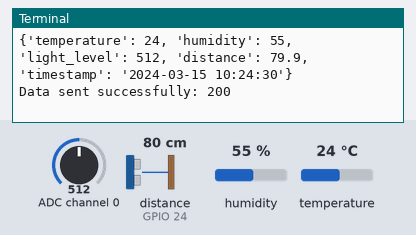
Recording of a program running on a simulated Raspberry Pi (BCM pin numbers). Shown: the last lines printed to the terminal. The inputs (shaded band) are chosen by the test bench; at power-on: distance to the obstacle (sensor on GPIO 24) 80 cm, humidity 55 %, ADC channel 0 = 512, temperature 24 °C (analog values on the 0–1023 scale). The echo pulse lasts 58.3 µs per cm; the clock reads 2024-03-15 10:24:30 at power-on unless the program sets it; system figures (address, load, memory, disk, uptime) are fixed made-up values; web requests get an empty 200 reply after 0.4 s.

Above: at 1.2 s.
1.3 s: distance to the obstacle (sensor on GPIO 24) set to 2 cm
At 6.17 s:
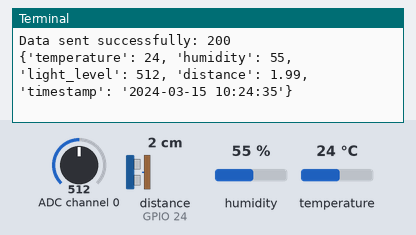
7.6 s: humidity set to 22 %
At 13.1 s:
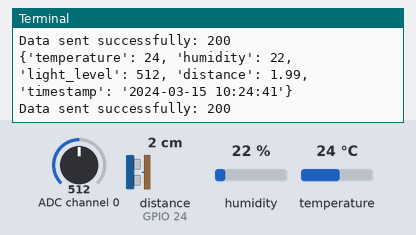
13.9 s: ADC channel 0 set to 716
At 18.2 s:
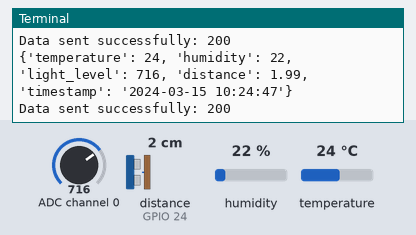
20.2 s: temperature set to 12 °C
At 24.5 s:
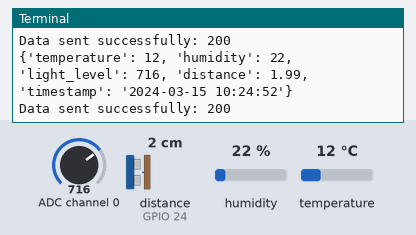
26.5 s: distance to the obstacle (sensor on GPIO 24) set to 4 cm
At 29.6 s:
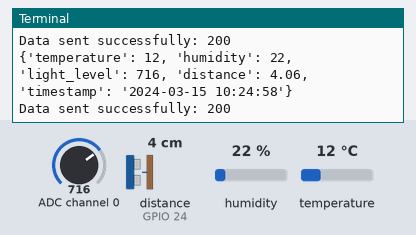
32.8 s: ADC channel 0 set to 992
At 36.0 s:
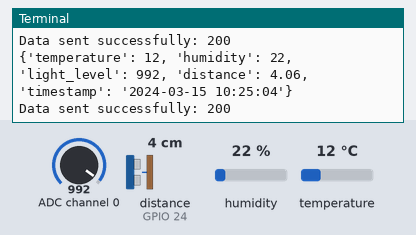
Timing chart, 0 to 37.5 s (numbered marks = the images above; inputs shaded):
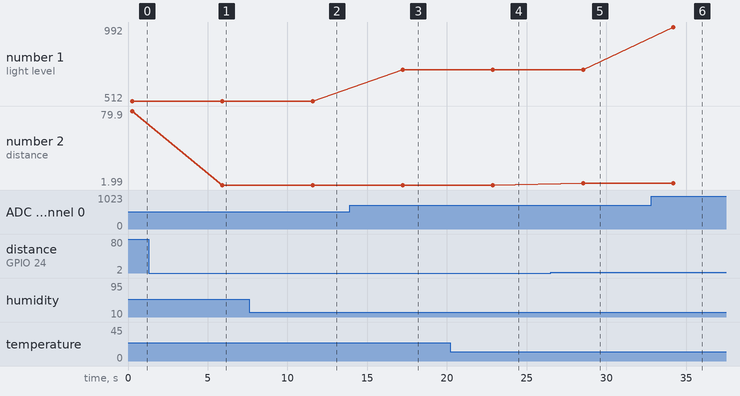

Measured:
- after the input at 1.3 s, the terminal: prints a new line after 4.6 s (image 1)
- after the input at 7.6 s, the terminal: prints a new line after 4.0 s (image 2)
- after the input at 13.9 s, the terminal: prints a new line after 3.3 s (image 3)
- after the input at 20.2 s, the terminal: prints a new line after 2.7 s (image 4)
- after the input at 26.5 s, the terminal: prints a new line after 2.0 s (image 5)
- after the input at 32.8 s, the terminal: prints a new line after 1.4 s (image 6)
- plotted number 1: 512 → 716 after the input at 13.9 s, 716 → 992 after the input at 32.8 s
- plotted number 2: 79.9 → 1.99 after the input at 1.3 s, 1.99 → 4.06 after the input at 26.5 s

The program:

weather_station.py
```python
import time
import json
import requests
import board
import adafruit_dht
import RPi.GPIO as GPIO
import spidev
import psutil

# GPIO Setup
GPIO.setmode(GPIO.BCM)
GPIO.setwarnings(False)

# Ultrasonic Setup
TRIG = 23
ECHO = 24
GPIO.setup(TRIG, GPIO.OUT)
GPIO.setup(ECHO, GPIO.IN)

# MCP3008 Setup
spi = spidev.SpiDev()
spi.open(0, 0)
spi.max_speed_hz = 1000000

def kill_gpiod_processes():
    for proc in psutil.process_iter():
        if proc.name() == 'libgpiod_pulsein' or proc.name() == 'libgpiod_pulsei':
            proc.kill()

def read_adc(channel):
    try:
        if channel < 0 or channel > 7:
            return -1
        r = spi.xfer2([1, (8 + channel) << 4, 0])
        adc_out = ((r[1] & 3) << 8) + r[2]
        return adc_out
    except Exception as e:
        print(f"LDR Error: {str(e)}")
        return 0

def get_distance():
    try:
        GPIO.output(TRIG, True)
        time.sleep(0.00001)
        GPIO.output(TRIG, False)

        pulse_start = time.time()
        timeout = time.time() + 0.1

        while GPIO.input(ECHO) == 0 and time.time() < timeout:
            pulse_start = time.time()

        if time.time() >= timeout:
            print("Ultrasonic Error: Timeout waiting for echo start")
            return 0

        pulse_end = time.time()
        timeout = time.time() + 0.1

        while GPIO.input(ECHO) == 1 and time.time() < timeout:
            pulse_end = time.time()

        if time.time() >= timeout:
            print("Ultrasonic Error: Timeout waiting for echo end")
            return 0

        pulse_duration = pulse_end - pulse_start
        distance = pulse_duration * 17150
        return round(distance, 2)
    except Exception as e:
        print(f"Ultrasonic Error: {str(e)}")
        return 0

def read_dht11():
    try:
        # Kill any existing gpiod processes
        kill_gpiod_processes()

        # Initialize DHT11 with use_pulseio=False
        dht = adafruit_dht.DHT11(board.D4, use_pulseio=False)
        temperature = dht.temperature
        humidity = dht.humidity
        dht.exit()
        return temperature, humidity
    except RuntimeError as error:
        print(f"DHT11 Error: {error.args[0]}")
        return 25, 50
    except Exception as error:
        print(f"DHT11 Error: {str(error)}")
        return 25, 50

def read_sensors():
    # Read DHT11
    temperature, humidity = read_dht11()

    # Read LDR
    ldr_value = read_adc(0)

    # Read Ultrasonic
    distance = get_distance()

    # Create data dictionary
    data = {
        "temperature": temperature,
        "humidity": humidity,
        "light_level": ldr_value,
        "distance": distance,
        "timestamp": time.strftime("%Y-%m-%d %H:%M:%S")
    }

    return data

def send_data(data):
    try:
        response = requests.post(
            "http://192.168.249.222:5000/api/data",
            json=data,
            timeout=5
        )
        print(f"Data sent successfully: {response.status_code}")
    except Exception as e:
        print(f"Error sending data: {str(e)}")
        with open("sensor_data_backup.json", "a") as f:
            f.write(json.dumps(data) + "\n")

if __name__ == "__main__":
    try:
        while True:
            try:
                sensor_data = read_sensors()
                print(sensor_data)
                send_data(sensor_data)
                time.sleep(5)
            except Exception as e:
                print(f"Error in main loop: {str(e)}")
                time.sleep(5)
                continue
    except KeyboardInterrupt:
        GPIO.cleanup()
        spi.close()
```
